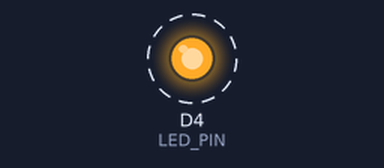
Bench run of a sketch on a simulated ESP8266 (Wemos D1 mini). On the bench: output pins drawn as LEDs (lit = HIGH). Dashed ring = blinking. What the sketch prints to the serial monitor is not drawn.

Above: at 0.5 s.
Timing chart, 0 to 3.0 s (numbered marks = the images above):
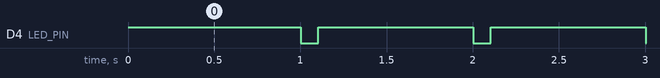

The sketch:

esp8266_servo42c_bridge.ino
```cpp
/*
 * ESP8266 SERVO42C UART Bridge
 *
 * USB-UART passthrough for SERVO42C motor encoder feedback.
 * Uses Software Serial since ESP8266 has limited hardware UARTs.
 *
 * Connections:
 *   USB Serial (115200 baud) <-> PC Python driver
 *   SoftwareSerial (38400 baud) <-> SERVO42C motors (TX/RX bus)
 *
 * Pinout (NodeMCU/Wemos D1 Mini):
 *   D5 (GPIO14) = RX (connect to all SERVO42C TX pins in parallel)
 *   D6 (GPIO12) = TX (connect to all SERVO42C RX pins in parallel)
 *   GND = Common ground with 12V PSU
 */

#include <SoftwareSerial.h>

#define USB_BAUD 115200
#define SERVO_BAUD 38400

#define SERVO_RX D5  // GPIO14
#define SERVO_TX D6  // GPIO12

#define LED_PIN LED_BUILTIN
#define LED_BLINK_INTERVAL 500

SoftwareSerial ServoSerial(SERVO_RX, SERVO_TX);

unsigned long lastLedToggle = 0;
bool ledState = false;

void setup() {
    Serial.begin(USB_BAUD);
    ServoSerial.begin(SERVO_BAUD);

    pinMode(LED_PIN, OUTPUT);
    digitalWrite(LED_PIN, HIGH);  // LED off (active low on ESP8266)

    Serial.println();
    Serial.println("ESP8266 SERVO42C UART Bridge v1.0");
    Serial.println("USB: 115200 baud, SERVO: 38400 baud");
    Serial.println("SERVO RX: D5 (GPIO14), TX: D6 (GPIO12)");
    Serial.println("Ready.");
}

void loop() {
    bool activity = false;

    while (Serial.available()) {
        uint8_t byte = Serial.read();
        ServoSerial.write(byte);
        activity = true;
    }

    while (ServoSerial.available()) {
        uint8_t byte = ServoSerial.read();
        Serial.write(byte);
        activity = true;
    }

    unsigned long now = millis();

    if (activity) {
        digitalWrite(LED_PIN, LOW);  // LED on (active low)
        ledState = true;
        lastLedToggle = now;
    } else if (ledState && (now - lastLedToggle > 100)) {
        digitalWrite(LED_PIN, HIGH);  // LED off
        ledState = false;
    }

    if (!activity && (now - lastLedToggle > LED_BLINK_INTERVAL * 2)) {
        ledState = !ledState;
        digitalWrite(LED_PIN, ledState ? LOW : HIGH);
        lastLedToggle = now;
    }
}
```

Measured:
- by itself, D4 (LED_PIN): alternates HIGH for 0.90 s and LOW for 0.10 s
